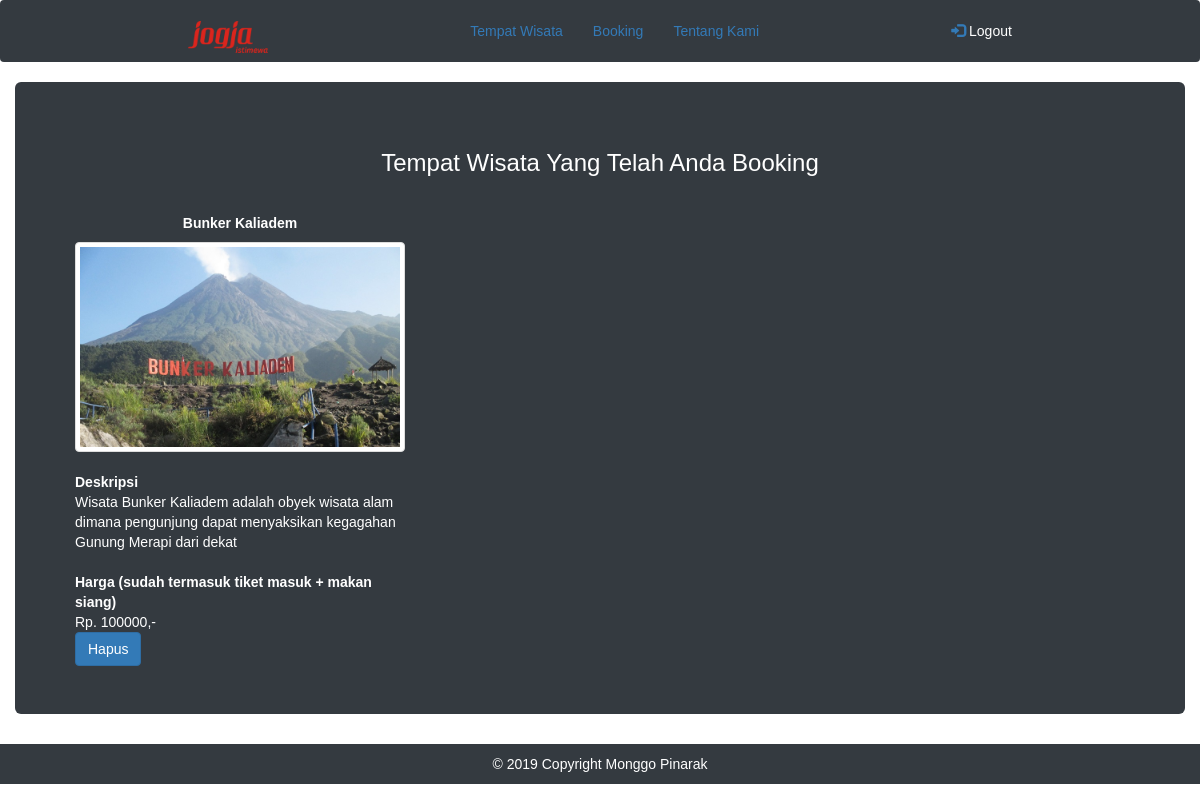
Page /booking.php (signed in) on the committed database.
### tables this page shows
CREATE TABLE `booking` (
  `id_pesanan` int(11) NOT NULL,
  `username` varchar(20) NOT NULL,
  `id_wisata` int(11) NOT NULL
);

CREATE TABLE `wisata` (
  `id_wisata` int(11) NOT NULL,
  `nama_wisata` varchar(60) NOT NULL,
  `deskripsi` varchar(256) NOT NULL,
  `foto` varchar(256) NOT NULL,
  `harga` int(11) NOT NULL
);

### booking.php (the view, shortened to what this page needs)
<!DOCTYPE html>
<html>
<head>
	<link rel="stylesheet" href="https://stackpath.bootstrapcdn.com/bootstrap/4.3.1/css/bootstrap.min.css">
	<link rel="stylesheet" href="https://maxcdn.bootstrapcdn.com/bootstrap/3.4.0/css/bootstrap.min.css">
	<link rel="stylesheet" href="style.css">
</head>
</head>
<body>
	<?php
		$username=$_SESSION['username'];
		include 'koneksi.php';
		$query = "select b.id_pesanan,a.nama_wisata,a.deskripsi,a.foto,a.harga from wisata a,booking b where username='$username' and
		a.id_wisata=b.id_wisata";
		$result = mysqli_query($koneksi,$query);
	?>
	<nav class="navbar navbar-expand-sm bg-dark navbar-dark sticky-top">
	<div class="container-fluid">
		<a class="navbar-brand" href="home.php"><img src="images/logo.png" alt="logo" style="width:80px;"></a>
    <ul class="nav navbar-nav">
      <li class="active"><a href="wisata.php">Tempat Wisata</a></li>
      <li><a href="booking.php">Booking</a></li>
      <li><a href="tentang.php">Tentang Kami</a></li>
    </ul>
    <ul class="nav navbar-nav navbar-right">
      <li><a href="logout.php"><span class="glyphicon glyphicon-log-in"></span><font color="white"> Logout</font></a></li>
    </ul>
  	</div>
	</nav>
	 <div class="container-fluid">
		<div class="jumbotron bg-dark">
		<center><h3><font color="white">Tempat Wisata Yang Telah Anda Booking</font></h3></center>
		<br>
		<div class="row">
			<?php
				while ($data = mysqli_fetch_array($result)) {
			?>
      	<div class="col-sm-4">
      		<center><h5><font color="white"><b><?php echo $data['nama_wisata']; ?></b></font></h5></center>
      		<div class="thumbnail">
            <img src="images/<?php echo $data['foto']; ?>" class="img-responsive">
          	</div>
           <div class="deskripsi-album"><font color="white">
           	<b>Deskripsi</b><br> <?php echo $data['deskripsi']; ?><br><br>
           	<b>Harga (sudah termasuk tiket masuk + makan siang)</b><br>Rp. <?php echo $data['harga']; ?>,-
          </font></div>
          <a href="proses_hapus.php?id=<?=$data['id_pesanan'];?>" class="btn btn-primary">Hapus</a>
      	</div>
      	<?php
		}
		?>
		</div>
    	</div>
		</div>
<footer class="page-footer bg-dark">
  <div class="footer-copyright text-center py-3"><font color="white">© 2019 Copyright Monggo Pinarak</font>
</div>
</footer>
</body>
</html>

### style.css (style rules this page uses)
body { font-family: sans-serif; }

### rows in the picture
booking: id_wisata.nama_wisata "Bunker Kaliadem", id_wisata.foto (picture), id_wisata.deskripsi "Wisata Bunker Kaliadem adalah obyek wisata alam dimana pengunjung dapat menyaksikan kegagahan Gunung Merapi dari dekat", id_wisata.harga "100000"
